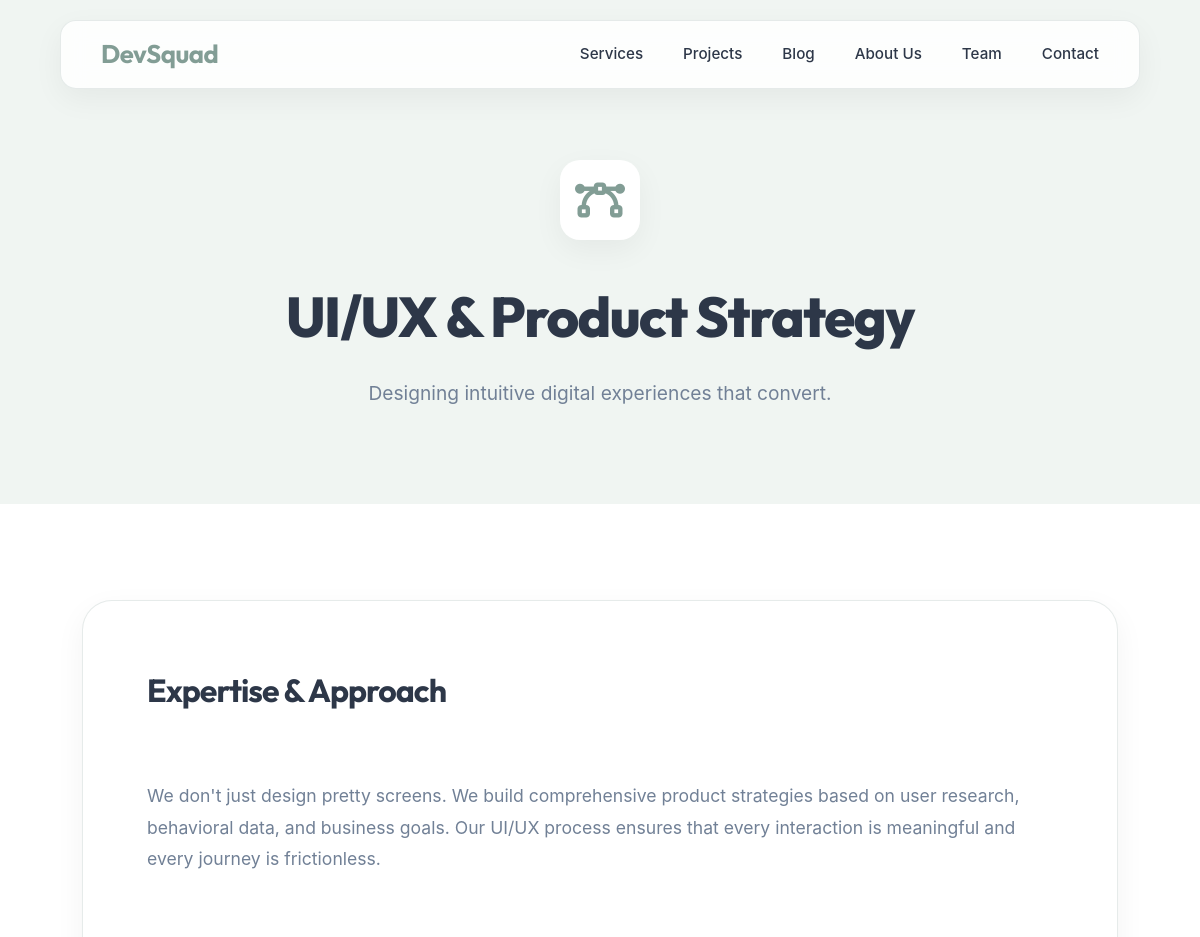
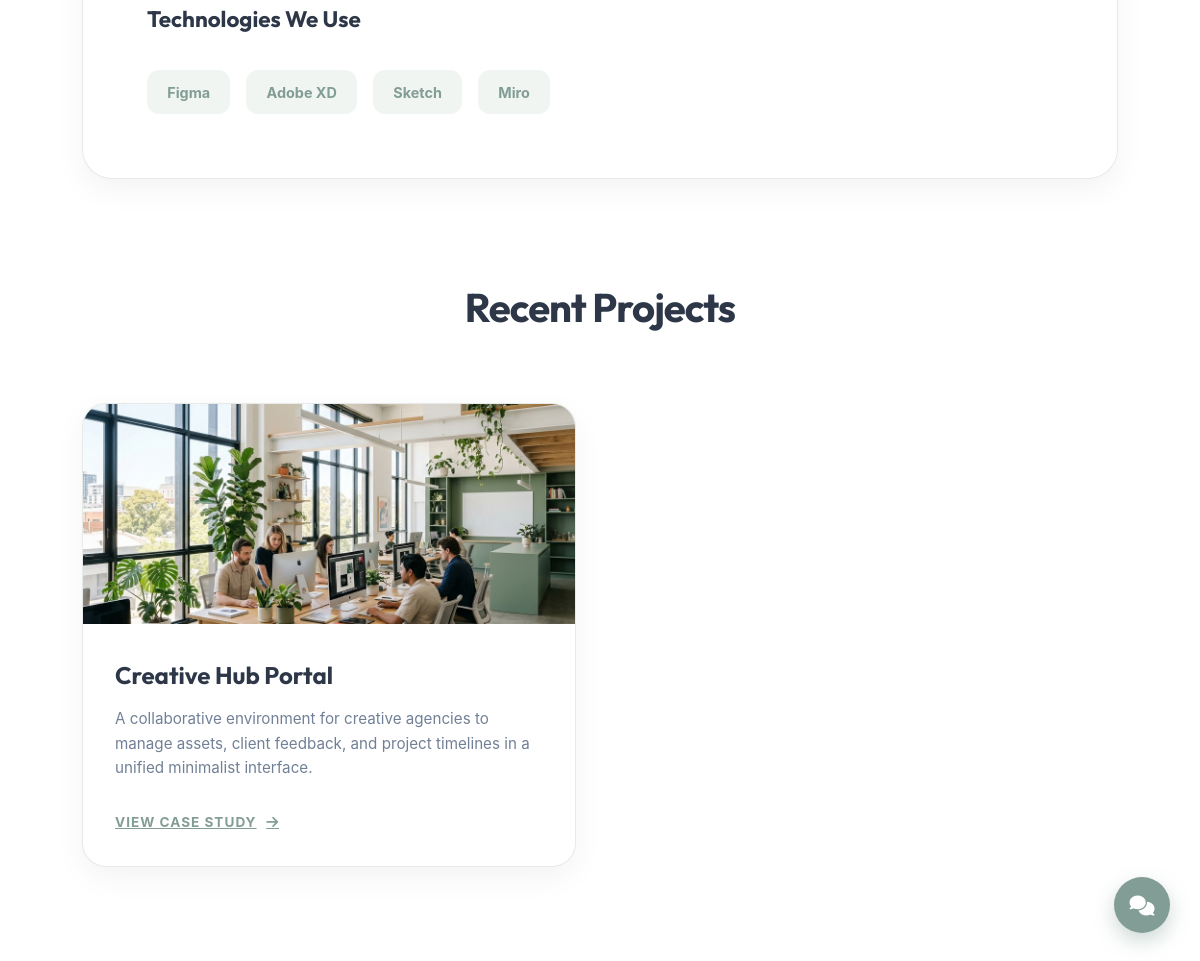
The page /service/1/ on the database its author committed (2 pictures, top to bottom).
### service/models.py (models this page shows, shortened)
class Service(models.Model):
    title = models.CharField(max_length=200)
    description = models.TextField(help_text="Short description for the home page")
    detailed_description = models.TextField(blank=True, help_text="Full description for the details page")
    technologies = models.TextField(blank=True, help_text="Comma-separated list of technologies (e.g., Python, Django, React)")
    icon = models.CharField(max_length=50, help_text="FontAwesome class or similar", default="fa-code")
    image = models.ImageField(upload_to='services/', blank=True, null=True)
    created_at = models.DateTimeField(auto_now_add=True)
    def get_technologies_list(self):
        if self.technologies:
            return [x.strip() for x in self.technologies.split(',')]
        return []

class Project(models.Model):
    title = models.CharField(max_length=200)
    service = models.ForeignKey(Service, on_delete=models.SET_NULL, null=True, blank=True, related_name='projects')
    description = models.TextField()
    image = models.ImageField(upload_to='projects/')
    client = models.CharField(max_length=100, blank=True)
    live_url = models.URLField(blank=True, help_text="Link to the live project")
    completed_date = models.DateField(blank=True, null=True)
    created_at = models.DateTimeField(auto_now_add=True)

### service/views.py (the view)
# urls.py: path('service/<int:pk>/', views.service_detail, name='service_detail'),
def service_detail(request, pk):
    service = get_object_or_404(Service, pk=pk)
    projects = service.projects.all()
    return render(request, 'service_detail.html', {'service': service, 'projects': projects})

### service/templates/service_detail.html (shortened to what this page needs)
{% extends 'base.html' %}
{% block content %}
<div class="service-header">
    <div style="width: 80px; height: 80px; background: white; border-radius: 20px; display: flex; align-items: center; justify-content: center; margin: 0 auto 2rem; box-shadow: var(--shadow);">
        <i class="fa {{ service.icon }}" style="font-size: 2.5rem; color: var(--primary-color);"></i>
    </div>
    <h1>{{ service.title }}</h1>
    <p>{{ service.description }}</p>
</div>
<section class="service-details">
    <div class="detail-card">
        <h2 style="margin-bottom: 2rem; color: var(--text-color); font-size: 2rem; letter-spacing: -1px;">Expertise & Approach</h2>
        <div style="line-height: 1.8; color: var(--text-muted); font-size: 1.1rem; white-space: pre-line;">
            {{ service.detailed_description|default:"Detailed description not available yet." }}
        </div>
        {% if service.get_technologies_list %}
        <div style="margin-top: 4rem;">
            <h3 style="margin-bottom: 1.5rem; color: var(--text-color); font-size: 1.4rem;">Technologies We Use</h3>
            <div class="technologies-list">
                {% for tech in service.get_technologies_list %}
                <span class="tech-tag">{{ tech }}</span>
                {% endfor %}
            </div>
        </div>
        {% endif %}
    </div>
    <h2 style="text-align: center; margin-bottom: 4rem; color: var(--text-color); font-size: 2.5rem; letter-spacing: -1px;">Recent Projects</h2>
    <div class="projects-grid">
        {% for project in projects %}
        <div class="project-card">
            <img src="{{ project.image.url }}" alt="{{ project.title }}" class="project-img">
            <div class="project-info">
                <h3 style="margin-bottom: 0.8rem; font-size: 1.5rem; color: var(--text-color);">{{ project.title }}</h3>
                <p style="color: var(--text-muted); font-size: 0.95rem; line-height: 1.6; margin-bottom: 2rem;">{{ project.description|truncatewords:20 }}</p>
                {% if project.live_url %}
                <a href="{{ project.live_url }}" target="_blank" class="view-btn">View Case Study <i
                        class="fas fa-arrow-right"></i></a>
                {% endif %}
            </div>
        </div>
        {% empty %}
        <div style="grid-column: 1/-1; padding: 4rem 2rem; text-align: center; background: var(--bg-alt); border-radius: 24px; color: var(--text-muted);">
            <i class="fas fa-folder-open fa-3x" style="margin-bottom: 1rem; opacity: 0.3;"></i>
            <p>No projects listed under this category yet.</p>
        </div>
        {% endfor %}
    </div>
</section>
{% endblock %}

### service/templates/base.html (style rules this page uses)
:root { --bg-color: #ffffff; --bg-alt: #f0f5f2; --primary-color: #829d95; --secondary-color: #adc2b5; --accent-color: #adc2b5; --text-color: #2d3748; --text-muted: #718096; --glass-bg: rgba(255, 255, 255, 0.85); --glass-border: rgba(130, 157, 149, 0.2); --shadow: 0 10px 30px rgba(0, 0, 0, 0.05); }
* { margin: 0; padding: 0; box-sizing: border-box; font-family: 'Inter', sans-serif; }
h1, h2, h3, h4, h5, h6, .logo { font-family: 'Outfit', sans-serif; }
body { background-color: var(--bg-color); color: var(--text-color); overflow-x: hidden; line-height: 1.6; }
img { max-width: 100%; height: auto; display: block; }

### service/templates/service_detail.html (style rules this page uses)
.service-header { padding: 10rem 2rem 6rem; text-align: center; background: var(--bg-alt); position: relative; }
.service-header h1 { font-size: 3.5rem; color: var(--text-color); font-weight: 800; letter-spacing: -1.5px; margin-bottom: 1rem; }
.service-header p { color: var(--text-muted); font-size: 1.2rem; max-width: 700px; margin: 0 auto; }
.service-details { max-width: 1100px; margin: 0 auto; padding: 6rem 2rem; }
.detail-card { background: white; padding: 4rem; border-radius: 30px; border: 1px solid var(--glass-border); box-shadow: var(--shadow); margin-bottom: 6rem; }
.technologies-list { display: flex; gap: 1rem; flex-wrap: wrap; margin-top: 2rem; }
.tech-tag { background: var(--bg-alt); color: var(--primary-color); padding: 0.6rem 1.2rem; border-radius: 12px; font-size: 0.9rem; font-weight: 700; border: 1px solid transparent; transition: all 0.3s ease; }
.projects-grid { display: grid; grid-template-columns: repeat(auto-fill, minmax(360px, 1fr)); gap: 3rem; }
.project-card { background: white; border-radius: 24px; overflow: hidden; border: 1px solid var(--glass-border); transition: all 0.5s cubic-bezier(0.165, 0.84, 0.44, 1); height: 100%; display: flex; flex-direction: column; box-shadow: var(--shadow); }
.project-img { width: 100%; height: 220px; object-fit: cover; transition: transform 0.8s ease; }
.project-info { padding: 2rem; flex: 1; display: flex; flex-direction: column; }
.view-btn { margin-top: auto; color: var(--primary-color); font-weight: 700; text-transform: uppercase; font-size: 0.85rem; letter-spacing: 1px; display: flex; align-items: center; gap: 0.6rem; transition: gap 0.3s ease; }

### rows shown on the page
Service: title "UI/UX & Product Strategy", description "Designing intuitive digital experiences that convert.", detailed_description "We don't just design pretty screens. We build comprehensive product strategies based on user research, behavioral data, and business goals. Our UI/UX process ensures that every interaction is meaningful and every journey is frictionless."
Project: image (picture), title "Creative Hub Portal", description "A collaborative environment for creative agencies to manage assets, client feedback, and project timelines in a unified minimalist interface."

### other values the page prints
{{ tech }} "Figma" "Adobe XD" "Sketch" "Miro"
